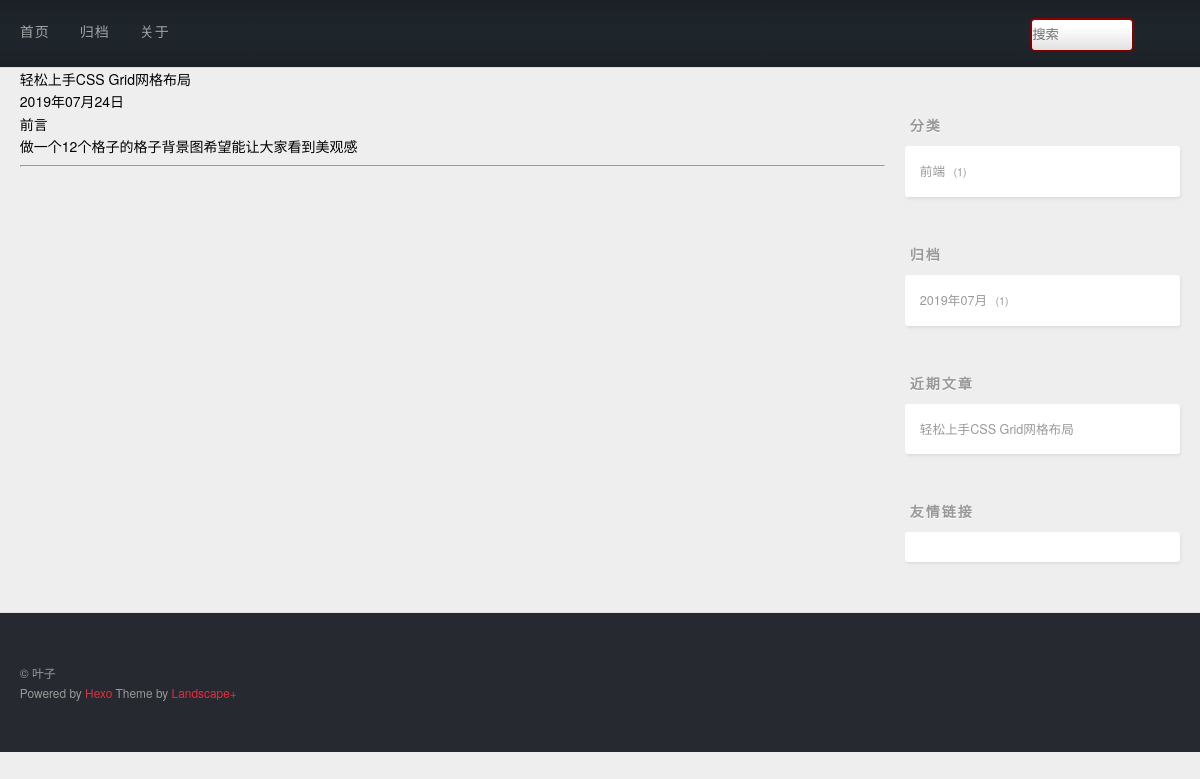
Before: /archive/ with the older database file.
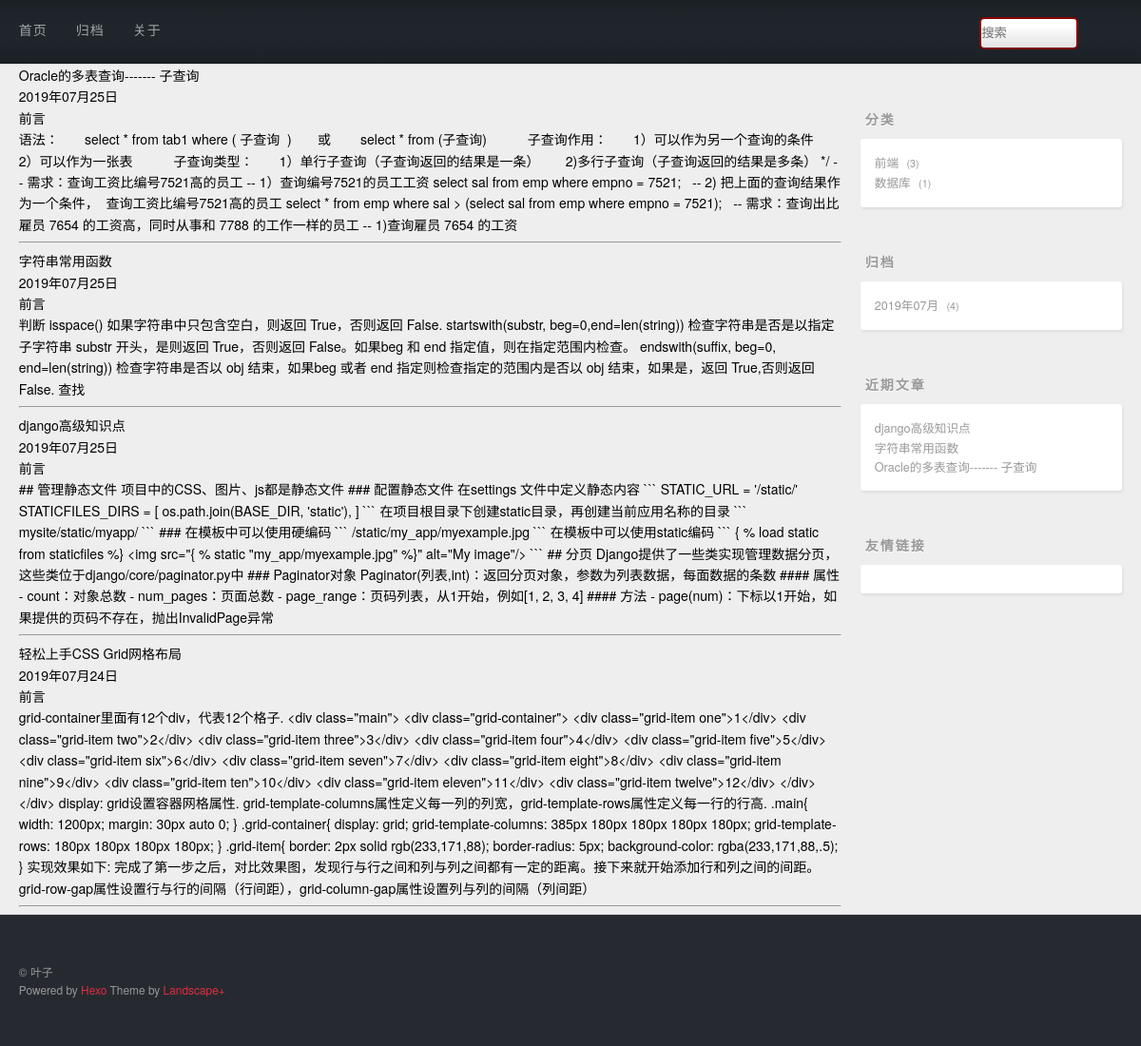
After: the same page with the newer database file.
### post/models.py (models this page shows, shortened)
class Post(models.Model):
    title = models.CharField(max_length=128,unique=True)
    desc = models.TextField()
    content = models.TextField()
    created = models.DateField(auto_now_add=True)
    modified = models.DateField(auto_now_add=True)
    category = models.ForeignKey(Category,on_delete=models.CASCADE)
    tags = models.ManyToManyField(Tags)
    class Meta:
        db_table = 't_post'
        verbose_name_plural = '帖子'

### post/views.py (the view)
# urls.py: url(r'^archive/(\d{4})/(\d{1,2})/$',views.archive),
def archive(request,year=None,month=None):
    print(year,month)
    if year and month:
        postList = Post.objects.filter(created__year=year,created__month=month).order_by('-created')
    else:
        postList = Post.objects.all().order_by('-created')
    return render(request,'categoryl.html',{'postList':postList})

### post/countextprocessors.py (called while the page is built)
def getrightinfo(request):
    from django.db.models import Count
    cate_posts = Post.objects.values('category__cname','category').annotate(count=Count('*')).order_by('-count')
    from django.db import connection
    cursor=connection.cursor()
    arc_posts = cursor.execute("select created,count('*') as count from t_post group by strftime('%Y-%m',created) order by count desc")
    recent_posts = Post.objects.order_by('-id')[:3]
    return {'cate_posts':cate_posts,'recent_posts':recent_posts,'arc_posts':arc_posts}

### templates/categoryl.html (shortened to what this page needs)
{% extends 'base.html' %}
{% block main %}
    {% for post in postList %}
        <div class="post">
            <div>{{ post.title }}</div>
            <div>{{ post.created|date:'Y年m月d日' }}</div>
            <div><h4>前言</h4>{{ post.desc }}</div>
        </div>
        <hr>
    {% endfor %}
{% endblock %}

### templates/right.html (shortened to what this page needs)
<aside id="sidebar">
  <div class="widget-wrap">
    <h3 class="widget-title">分类</h3>
    <div class="widget">
      <ul class="category-list">
          {% for cate_post in cate_posts %}
            <li class="category-list-item">
              <a class="category-list-link" href="/category/{{ cate_post.category }}/">{{ cate_post.category__cname }}</a>
              <span class="category-list-count">{{ cate_post.count }}</span>
            </li>
          {% endfor %}
      </ul>
      </div>
  </div>
  <div class="widget-wrap">
    <h3 class="widget-title">归档</h3>
    <div class="widget">
      <ul class="archive-list">
            {% for ap in arc_posts %}
            <li class="archive-list-item">
                <a class="archive-list-link" href="/archive/{{ ap.0|date:'Y' }}/{{ ap.0|date:'m' }}/">{{ ap.0|date:'Y年m月' }} </a>
                <span class="archive-list-count">{{ ap.1 }}</span>
            </li>
          {% endfor %}
      </ul>
    </div>
  </div>
  <div class="widget-wrap">
    <h3 class="widget-title">近期文章</h3>
    <div class="widget">
      <ul>
            {% for rp in recent_posts %}
                <li>
                    <a href="/post/{{ rp.id }}/" target="_blank">{{ rp.title }}</a>
                </li>
            {% endfor %}
      </ul>
    </div>
  </div>
  <div class="widget-wrap">
    <h3 class="widget-title">友情链接</h3>
    <div class="widget">
    </div>
  </div>
</aside>

Changed rows visible on the page:
no longer on one of the page's lists (row edited): Post: title "轻松上手CSS Grid网格布局"
added Post: title "Oracle的多表查询------- 子查询", created "2019年07月25日", desc "语法： select * from tab1 where ( 子查询 ) 或 select * from (子查询) 子查询作用： 1）可以作为另一个查询的条件 2）可以作为一张表 子查询类型： 1）单行子查询（子查询返回的结果是一条） 2)多行子查询（子查询返回的结果是多条） */ -- 需求：查询工资比编号7521高的员工 -- 1）查询编号7521的员工工资 select sal from emp where empno = 7521; -- 2) 把上面的查询结果作为一个条件， 查询工资比编号7521高的员工 select * from emp where sal > (select sal from emp where empno = 7521); -- 需求：查询出比雇员 7654 的工资高，同时从事和 7788 的工作一样的员工 -- 1)查询雇员 7654 的工资"
added Post: title "字符串常用函数", created "2019年07月25日", desc "判断 isspace() 如果字符串中只包含空白，则返回 True，否则返回 False. startswith(substr, beg=0,end=len(string)) 检查字符串是否是以指定子字符串 substr 开头，是则返回 True，否则返回 False。如果beg 和 end 指定值，则在指定范围内检查。 endswith(suffix, beg=0, end=len(string)) 检查字符串是否以 obj 结束，如果beg 或者 end 指定则检查指定的范围内是否以 obj 结束，如果是，返回 True,否则返回 False. 查找"
added Post: title "django高级知识点", created "2019年07月25日", desc "## 管理静态文件 项目中的CSS、图片、js都是静态文件 ### 配置静态文件 在settings 文件中定义静态内容 ``` STATIC_URL = '/static/' STATICFILES_DIRS = [ os.path.join(BASE_DIR, 'static'), ] ``` 在项目根目录下创建static目录，再创建当前应用名称的目录 ``` mysite/static/myapp/ ``` ### 在模板中可以使用硬编码 ``` /static/my_app/myexample.jpg ``` 在模板中可以使用static编码 ``` { % load static from staticfiles %} <img src=\"{ % static \"my_app/myexample.jpg\" %}\" alt=\"My image\"/> ``` ## 分页 Django提供了一些类实现管理数据分页，这些类位于django/core/paginator.py中 ### Paginator对象 Paginator(列表,int)：返回分页对象，参数为列表数据，每面数据的条数 #### 属性 - count：对象总数 - num_pages：页面总数 - page_range：页码列表，从1开始，例如[1, 2, 3, 4] #### 方法 - page(num)：下标以1开始，如果提供的页码不存在，抛出InvalidPage异常"
changed Post "轻松上手CSS Grid网格布局": desc "做一个12个格子的格子背景图希望能让大家看到美观感" → "grid-container里面有12个div，代表12个格子. <div class=\"main\"> <div class=\"grid-container\"> <div class=\"grid-item one\">1</div> <div class=\"grid-item two\">2</div> <div class=\"grid-item three\">3</div> <div class=\"grid-item four\">4</div> <div class=\"grid-item five\">5</div> <div class=\"grid-item six\">6</div> <div class=\"grid-item seven\">7</div> <div class=\"grid-item eight\">8</div> <div class=\"grid-item nine\">9</div> <div class=\"grid-item ten\">10</div> <div class=\"grid-item eleven\">11</div> <div class=\"grid-item twelve\">12</div> </div> </div> display: grid设置容器网格属性. grid-template-columns属性定义每一列的列宽，grid-template-rows属性定义每一行的行高. .main{ width: 1200px; margin: 30px auto 0; } .grid-container{ display: grid;…"
Other visible differences:
new list line: "前端 3"
new list line: "数据库 1"
new list line: "2019年07月 4"
list line gone: "前端 1"
list line gone: "2019年07月 1"
